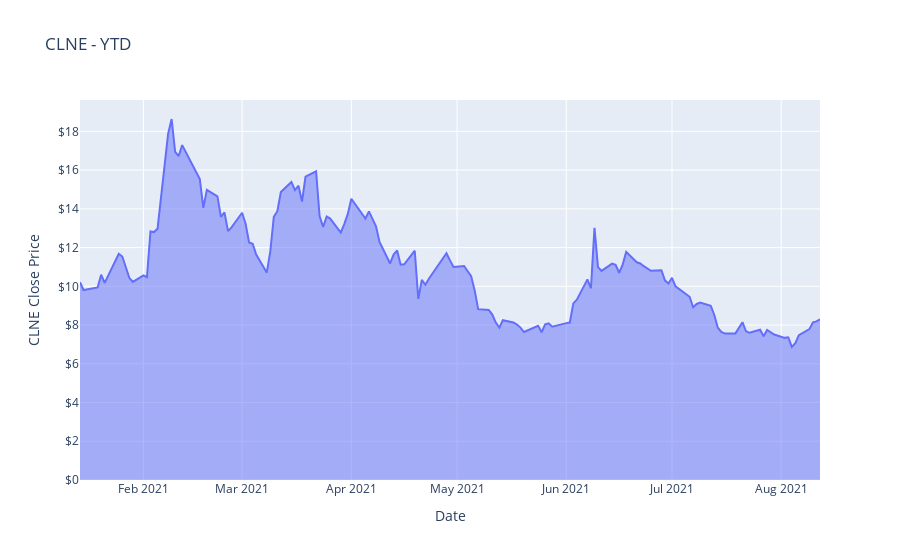

The notebook cell this image was saved under:
### Code cell
# Area chart

area_chart = px.area(CLNE_close, title = 'CLNE - YTD')

area_chart.update_xaxes(title_text = 'Date')
area_chart.update_yaxes(title_text = 'CLNE Close Price', tickprefix = '$')
area_chart.update_layout(showlegend = False)

area_chart.show()

### Figure 1 — Plotly figure (JSON) as saved in the notebook; plotly's stock layout.template omitted (floating-point values rounded to 4 significant figures; data arrays with more than 128 entries replaced by an {"elided": "..."} marker saying what was removed)
{"data": [{"hovertemplate": "Symbols=CLNE<br>Date=%{x}<br>value=%{y}<extra></extra>", "legendgroup": "CLNE", "line": {"color": "#636efa"}, "mode": "lines", "name": "CLNE", "orientation": "v", "showlegend": true, "stackgroup": "1", "type": "scatter", "x": {"elided": "146 str values"}, "xaxis": "x", "y": {"elided": "146 float values"}, "yaxis": "y"}], "layout": {"legend": {"title": {"text": "Symbols"}, "tracegroupgap": 0}, "showlegend": false, "title": {"text": "CLNE - YTD"}, "xaxis": {"anchor": "y", "domain": [0, 1], "title": {"text": "Date"}}, "yaxis": {"anchor": "x", "domain": [0, 1], "tickprefix": "$", "title": {"text": "CLNE Close Price"}}}}
